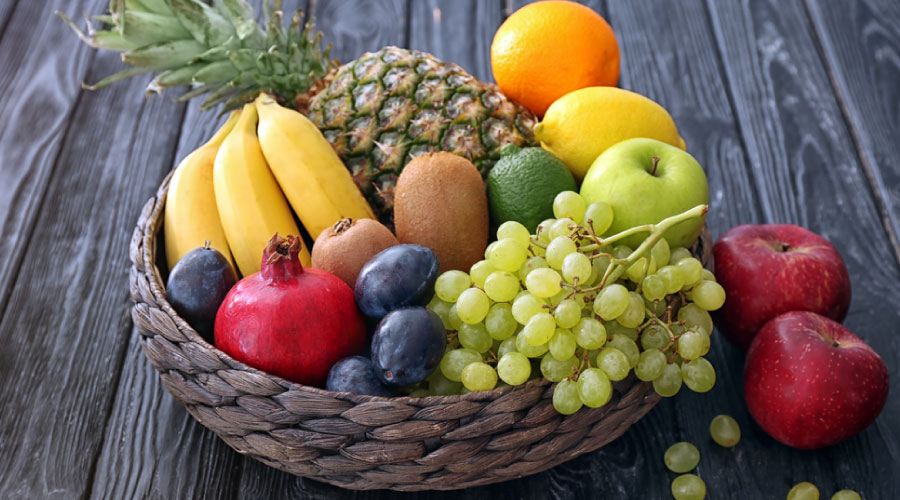
#> input picture fruits.jpg, 900 x 500 px
$ jupyter execute image_segmentation.ipynb
#> lines starting #> are read from the running program, lines starting #| are printed output that depends on the picture
[cell 1]
import cv2
import numpy as np
import matplotlib.pyplot as plt
from sklearn.cluster import KMeans
from scipy.spatial.distance import cdist

def construct_coreset(data, k, sample_size):
    # Generate initial centers using k-means++
    kmeans = KMeans(n_clusters=k, init='k-means++')
    kmeans.fit(data)
    centers = kmeans.cluster_centers_

    # Compute squared distances from each point to each center
    distances = cdist(data, centers, 'sqeuclidean')

    # Assign weights based on the closest center
    weights = np.min(distances, axis=1)

    # Normalize weights to define a distribution
    weights /= np.sum(weights)

    # Sample points based on the computed weights
    indices = np.random.choice(np.arange(len(data)), size=sample_size, replace=False, p=weights)
    coreset = data[indices]

    return coreset

# Load the original image
original_image = cv2.imread("fruits.jpg")
#> original_image is the input picture: shape (500, 900, 3); mean B, G, R 83.7, 99.8, 114.1

# Convert the original image to the RGB color space
original_image_rgb = cv2.cvtColor(original_image, cv2.COLOR_BGR2RGB)

# Reshape the image to a 2D array of pixels
pixels = original_image_rgb.reshape((-1, 3))

# Define parameters
k = 8  # Number of clusters
sample_size = 100  # Coreset size

# Construct the coreset
coreset = construct_coreset(pixels, k, sample_size)
#> in construct_coreset, `indices = np.random.choice(np.arange(len(data)), size=sample_size, rep..`: indices = 100 values, max 438099 at index 23, min 3110 at index 70, mean 196431.8
#> in construct_coreset, `coreset = data[indices]`: coreset = 100 rows, first 8: [168, 116, 77], [254, 253, 249], [84, 5, 8], [142, 154, 20], [173, 169, 61], [169, 178, 175], [213, 213, 103], [211, 41, 54]

# Perform k-means clustering on the original image
kmeans_orig = KMeans(n_clusters=k, random_state=0)
labels_orig = kmeans_orig.fit_predict(pixels)
centers_orig = kmeans_orig.cluster_centers_

# Perform k-means clustering on the coreset
kmeans_coreset = KMeans(n_clusters=k, random_state=0)
labels_coreset = kmeans_coreset.fit_predict(coreset)
#> labels_coreset = 100 values, max 7 at index 1, min 0 at index 0, mean 3.78
centers_coreset = kmeans_coreset.cluster_centers_

# Reconstruct the segmented images
segmented_image_orig = centers_orig[labels_orig].reshape(original_image_rgb.shape)
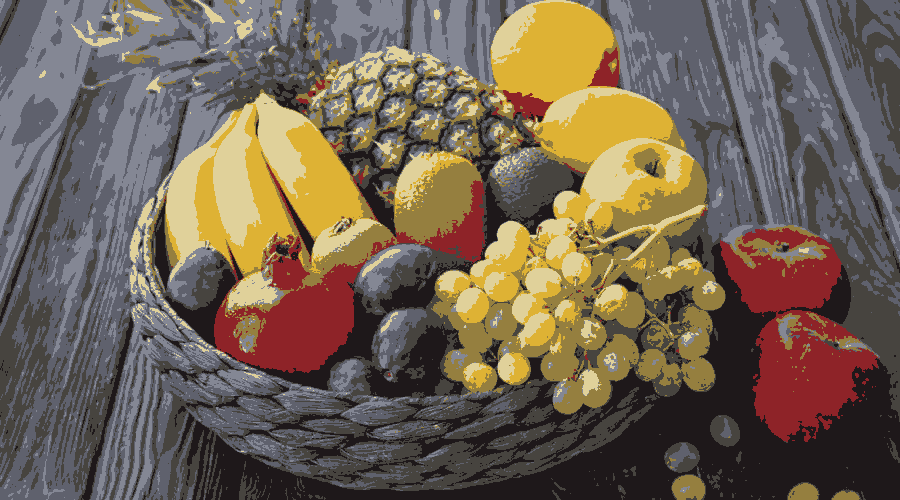
#> segmented_image_orig: shape (500, 900, 3) float64; mean R, G, B 114, 99.8, 83.7
segmented_image_coreset = centers_coreset[labels_coreset]
#> segmented_image_coreset = 100 rows, first 8: [148.5, 130.6, 43.3], [245.2, 214.6, 216.6], [70.16, 28.21, 20.16], [148.5, 130.6, 43.3], [148.5, 130.6, 43.3], [169, 164.5, 169.5], [221.4, 212.6, 104.1], [195.7, 61.55, 80.91]

# Plotting
plt.figure(figsize=(12, 8))

# Plot the original image
plt.subplot(1, 2, 1)
plt.imshow(original_image_rgb)
plt.title("Original Image")
plt.axis("off")

# Plot the segmented image on the original file
plt.subplot(1, 2, 2)
plt.imshow(segmented_image_orig.astype(np.uint8))
plt.title("Segmented Image")
plt.axis("off")

plt.tight_layout()
plt.show()
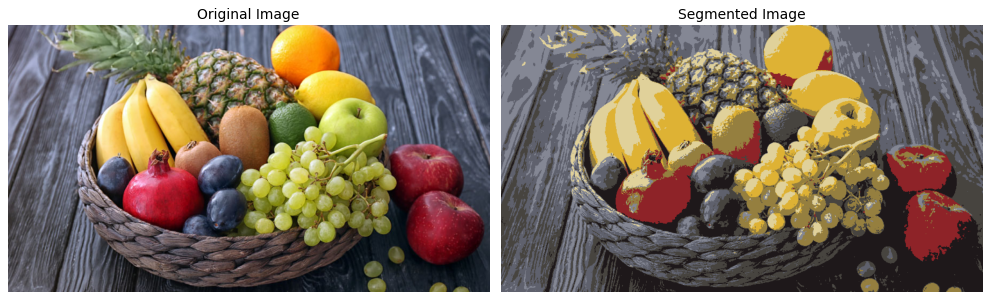
#> figure drawn by matplotlib, 2 panels
